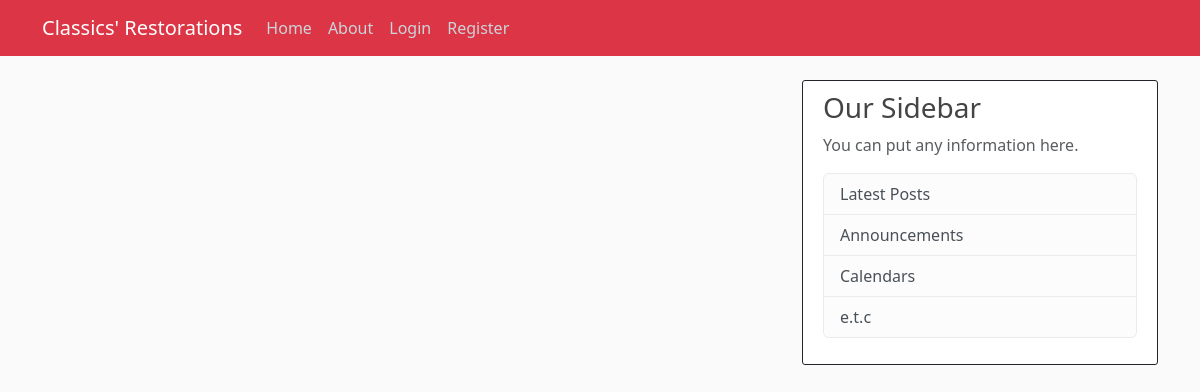
The app's page /, older data.
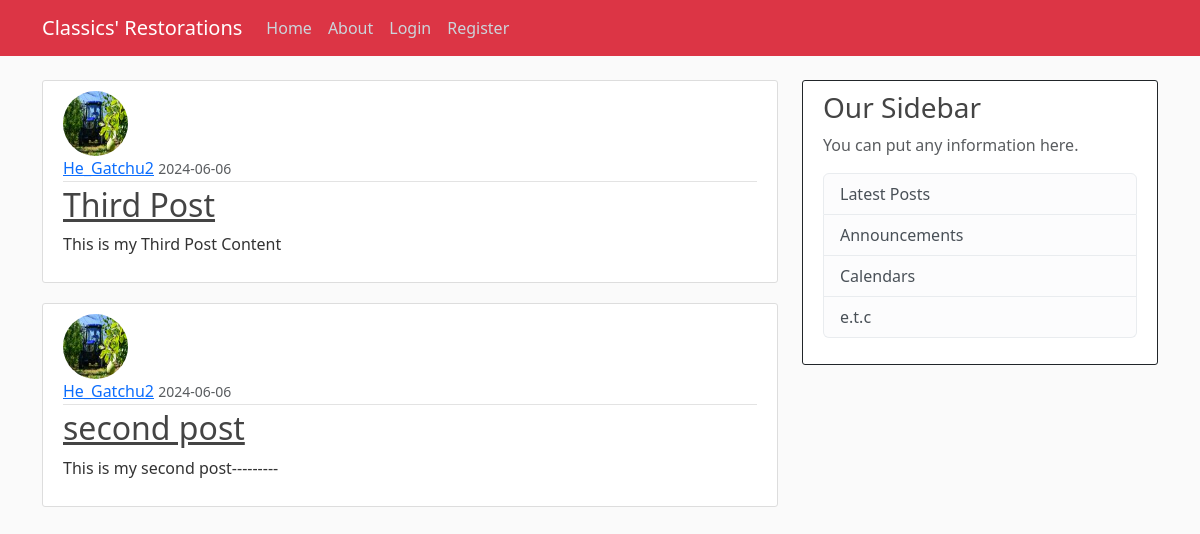
The same page, newer data.
### app/models.py (models this page shows, shortened)
class Post(db.Model):
    id = db.Column(db.Integer, primary_key=True)
    title = db.Column(db.String(100), nullable=False)
    content = db.Column(db.Text, nullable=False)
    date_posted = db.Column(db.DateTime, nullable=False, default=datetime.utcnow)
    user_id = db.Column(db.Integer, db.ForeignKey('user.id'), nullable=False)

class User(db.Model, UserMixin):
    id = db.Column(db.Integer, primary_key=True)
    username = db.Column(db.String(12), unique=True, nullable=False)
    email = db.Column(db.String(120), unique=True, nullable=False)
    image_file = db.Column(db.String(20), nullable=False, default='default.jpeg')
    password = db.Column(db.String(60), nullable=False)
    posts = db.relationship("Post", backref='author', lazy=True)

### app/routes.py (the view)
@app.route("/")
def home():
    page = request.args.get('page', 1, type=int)
    posts = Post.query.order_by(Post.date_posted.desc()).paginate(page=page, per_page=5)
    return render_template("home.html", posts=posts)

### app/templates/home.html
{% extends "base.html" %}
{% block content %}
{% for post in posts %}
<article class="media content-section">
  <img
  class="rounded-circle article-img"
  src="{{ url_for('static',filename='profile_pics/' + post.author.image_file) }}"
  alt=""
/>
   <div class="media-body">
     <div class="article-metadata">
       <a class="mr-2" href="#">{{ post.author.username }}</a>
       <small class="text-muted">{{ post.date_posted.strftime('%Y-%m-%d') }}</small>
     </div>
     <h2><a class="article-title" href="{{ url_for('post' , post_id = post.id) }}">{{ post.title }}</a></h2>
     <p class="article-content">{{ post.content }}</p>
   </div>
 </article>
   {% endfor %}
   {% endblock %}

### app/templates/base.html (shortened to what this page needs)
<!DOCTYPE html>
<html lang="en">
<head>
    <link href="https://cdn.jsdelivr.net/npm/bootstrap@5.3.3/dist/css/bootstrap.min.css" rel="stylesheet">
<link rel="stylesheet" type="text/css"  href="{{ url_for('static' , filename='main.css') }}">
</head>
<body>
<div>
  <header class="site-header">
    <nav class="navbar navbar-expand-md navbar-dark bg-danger fixed-top">
      <div class="container">
        <a class="navbar-brand mr-4" href="/">Classics' Restorations</a>
        <div class="collapse navbar-collapse" id="navbarToggle">
          <div class="navbar-nav mr-auto">
            <a class="nav-item nav-link" href="{{ url_for('home') }}">Home</a>
            <a class="nav-item nav-link" href="{{ url_for('about') }}">About</a>
          </div>
          <div class="navbar-nav">
            {% if current_user.is_authenticated  %}
            <a class="nav-item nav-link" href="{{ url_for('new_post') }}">New Post</a>
            <a class="nav-item nav-link" href="{{ url_for('logout') }}">Log-out</a>
            <a class="nav-item nav-link" href="{{ url_for('account') }}">Account</a>
            {% else %}
            <a class="nav-item nav-link" href="{{ url_for('login') }}">Login</a>
            <a class="nav-item nav-link" href="{{ url_for('register') }}">Register</a>
            {% endif %}
          </div>
        </div>
      </div>
    </nav>
  </header>
  <main role="main" class="container">
    <div class="row border-dark">
      <div class="col-md-8 ">
        {% block content %}
        {% endblock %}
      </div>
      <div class="col-md-4">
        <div class="content-section border-dark">
          <h3>Our Sidebar</h3>
          <p class='text-muted'>You can put any information here.
            <ul class="list-group">
              <li class="list-group-item list-group-item-light">Latest Posts</li>
              <li class="list-group-item list-group-item-light">Announcements</li>
              <li class="list-group-item list-group-item-light">Calendars</li>
              <li class="list-group-item list-group-item-light">e.t.c</li>
            </ul>
          </p>
        </div>
      </div>
    </div>
  </main>
</div>
</body>
</html>

### app/static/main.css (style rules this page uses)
body { background: #fafafa; color: #333333; margin-top: 5rem; }
h1, h2, h3, h4, h5, h6 { color: #444444; }
.site-header .navbar-nav .nav-link { color: #cbd5db; }
.content-section { background: #ffffff; padding: 10px 20px; border: 1px solid #dddddd; border-radius: 3px; margin-bottom: 20px; }
.article-title { color: #444444; }
.article-content { white-space: pre-line; }
.article-img { height: 65px; width: 65px; margin-right: 16px; }
.article-metadata { padding-bottom: 1px; margin-bottom: 4px; border-bottom: 1px solid #e3e3e3 }

Row changes from the older to the newer data that the page shows:
added Post: image_file (picture), author.username "He_Gatchu2", date_posted "2024-06-06", title "Third Post", content "This is my Third Post Content"
added Post: image_file (picture), author.username "He_Gatchu2", date_posted "2024-06-06", title "second post", content "This is my second post---------"
